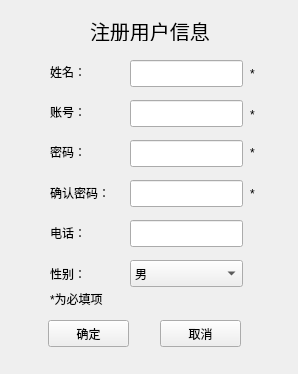
<?xml version="1.0" encoding="UTF-8"?>
<ui version="4.0">
 <class>UserRegisterForm</class>
 <widget class="QWidget" name="UserRegisterForm">
  <property name="geometry">
   <rect>
    <x>0</x>
    <y>0</y>
    <width>298</width>
    <height>374</height>
   </rect>
  </property>
  <property name="windowTitle">
   <string>Form</string>
  </property>
  <widget class="QPushButton" name="yes_btn">
   <property name="geometry">
    <rect>
     <x>48</x>
     <y>320</y>
     <width>81</width>
     <height>27</height>
    </rect>
   </property>
   <property name="text">
    <string>确定</string>
   </property>
  </widget>
  <widget class="QLineEdit" name="rname_le">
   <property name="geometry">
    <rect>
     <x>130</x>
     <y>60</y>
     <width>113</width>
     <height>27</height>
    </rect>
   </property>
  </widget>
  <widget class="QLineEdit" name="rno_le">
   <property name="geometry">
    <rect>
     <x>130</x>
     <y>100</y>
     <width>113</width>
     <height>27</height>
    </rect>
   </property>
  </widget>
  <widget class="QLineEdit" name="rpwd_le">
   <property name="geometry">
    <rect>
     <x>130</x>
     <y>140</y>
     <width>113</width>
     <height>27</height>
    </rect>
   </property>
  </widget>
  <widget class="QLabel" name="rname_lab">
   <property name="geometry">
    <rect>
     <x>50</x>
     <y>63</y>
     <width>41</width>
     <height>17</height>
    </rect>
   </property>
   <property name="text">
    <string>姓名：</string>
   </property>
  </widget>
  <widget class="QLabel" name="rno_lab">
   <property name="geometry">
    <rect>
     <x>50</x>
     <y>103</y>
     <width>41</width>
     <height>17</height>
    </rect>
   </property>
   <property name="text">
    <string>账号：</string>
   </property>
  </widget>
  <widget class="QLabel" name="rpwd_lab">
   <property name="geometry">
    <rect>
     <x>50</x>
     <y>143</y>
     <width>41</width>
     <height>17</height>
    </rect>
   </property>
   <property name="text">
    <string>密码：</string>
   </property>
  </widget>
  <widget class="QLabel" name="rpwd_ag_lab">
   <property name="geometry">
    <rect>
     <x>50</x>
     <y>184</y>
     <width>71</width>
     <height>17</height>
    </rect>
   </property>
   <property name="text">
    <string>确认密码：</string>
   </property>
  </widget>
  <widget class="QLineEdit" name="rpwd_confim_le">
   <property name="geometry">
    <rect>
     <x>130</x>
     <y>180</y>
     <width>113</width>
     <height>27</height>
    </rect>
   </property>
  </widget>
  <widget class="QLabel" name="rtel_lab">
   <property name="geometry">
    <rect>
     <x>50</x>
     <y>224</y>
     <width>41</width>
     <height>17</height>
    </rect>
   </property>
   <property name="text">
    <string>电话：</string>
   </property>
  </widget>
  <widget class="QLineEdit" name="rtel_le">
   <property name="geometry">
    <rect>
     <x>130</x>
     <y>220</y>
     <width>113</width>
     <height>27</height>
    </rect>
   </property>
  </widget>
  <widget class="QComboBox" name="rsex_cmx">
   <property name="geometry">
    <rect>
     <x>130</x>
     <y>260</y>
     <width>113</width>
     <height>27</height>
    </rect>
   </property>
   <item>
    <property name="text">
     <string>男</string>
    </property>
   </item>
   <item>
    <property name="text">
     <string>女</string>
    </property>
   </item>
  </widget>
  <widget class="QLabel" name="rsex_lab">
   <property name="geometry">
    <rect>
     <x>50</x>
     <y>265</y>
     <width>41</width>
     <height>17</height>
    </rect>
   </property>
   <property name="text">
    <string>性别：</string>
   </property>
  </widget>
  <widget class="QLabel" name="register_lab">
   <property name="geometry">
    <rect>
     <x>90</x>
     <y>20</y>
     <width>131</width>
     <height>21</height>
    </rect>
   </property>
   <property name="font">
    <font>
     <pointsize>15</pointsize>
    </font>
   </property>
   <property name="text">
    <string>注册用户信息</string>
   </property>
  </widget>
  <widget class="QPushButton" name="no_btn">
   <property name="geometry">
    <rect>
     <x>160</x>
     <y>320</y>
     <width>81</width>
     <height>27</height>
    </rect>
   </property>
   <property name="text">
    <string>取消</string>
   </property>
  </widget>
  <widget class="QLabel" name="label_1">
   <property name="geometry">
    <rect>
     <x>250</x>
     <y>64</y>
     <width>16</width>
     <height>20</height>
    </rect>
   </property>
   <property name="text">
    <string>*</string>
   </property>
  </widget>
  <widget class="QLabel" name="label_2">
   <property name="geometry">
    <rect>
     <x>250</x>
     <y>105</y>
     <width>16</width>
     <height>20</height>
    </rect>
   </property>
   <property name="text">
    <string>*</string>
   </property>
  </widget>
  <widget class="QLabel" name="label_3">
   <property name="geometry">
    <rect>
     <x>250</x>
     <y>143</y>
     <width>16</width>
     <height>20</height>
    </rect>
   </property>
   <property name="text">
    <string>*</string>
   </property>
  </widget>
  <widget class="QLabel" name="label_4">
   <property name="geometry">
    <rect>
     <x>250</x>
     <y>184</y>
     <width>16</width>
     <height>20</height>
    </rect>
   </property>
   <property name="text">
    <string>*</string>
   </property>
  </widget>
  <widget class="QLabel" name="label_5">
   <property name="geometry">
    <rect>
     <x>50</x>
     <y>290</y>
     <width>81</width>
     <height>17</height>
    </rect>
   </property>
   <property name="text">
    <string>*为必填项</string>
   </property>
  </widget>
 </widget>
 <resources/>
 <connections/>
</ui>
